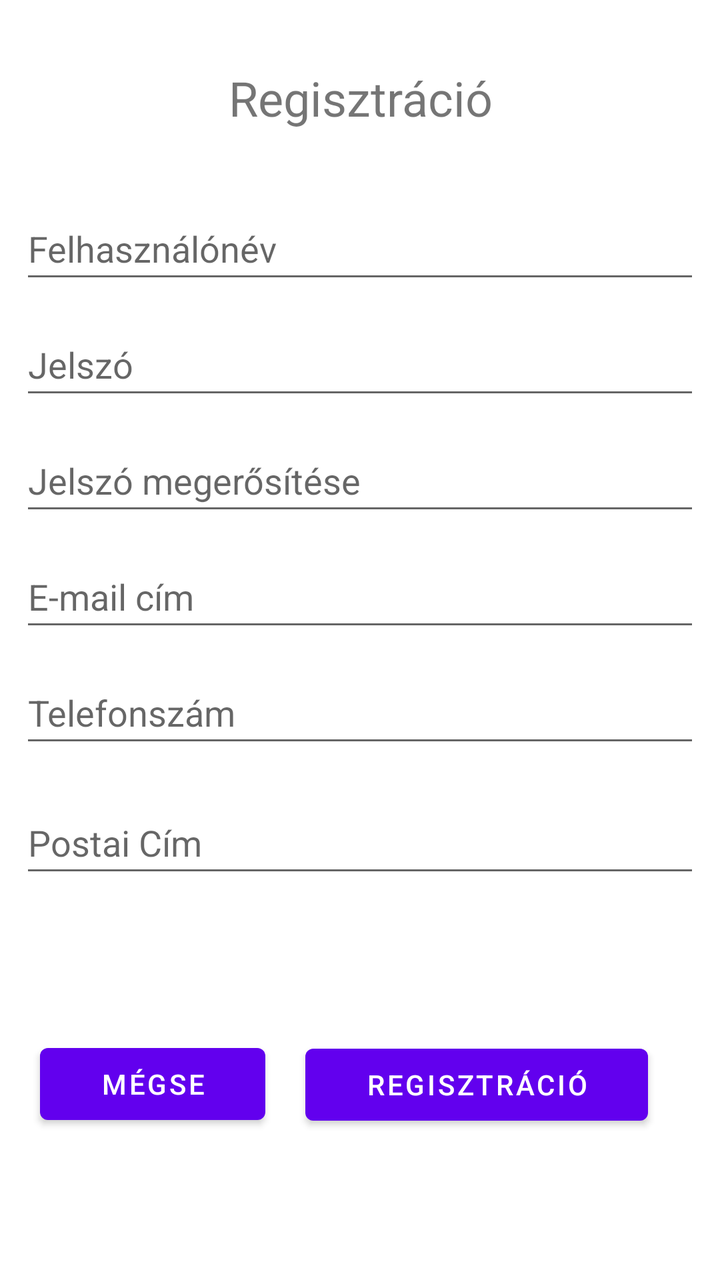
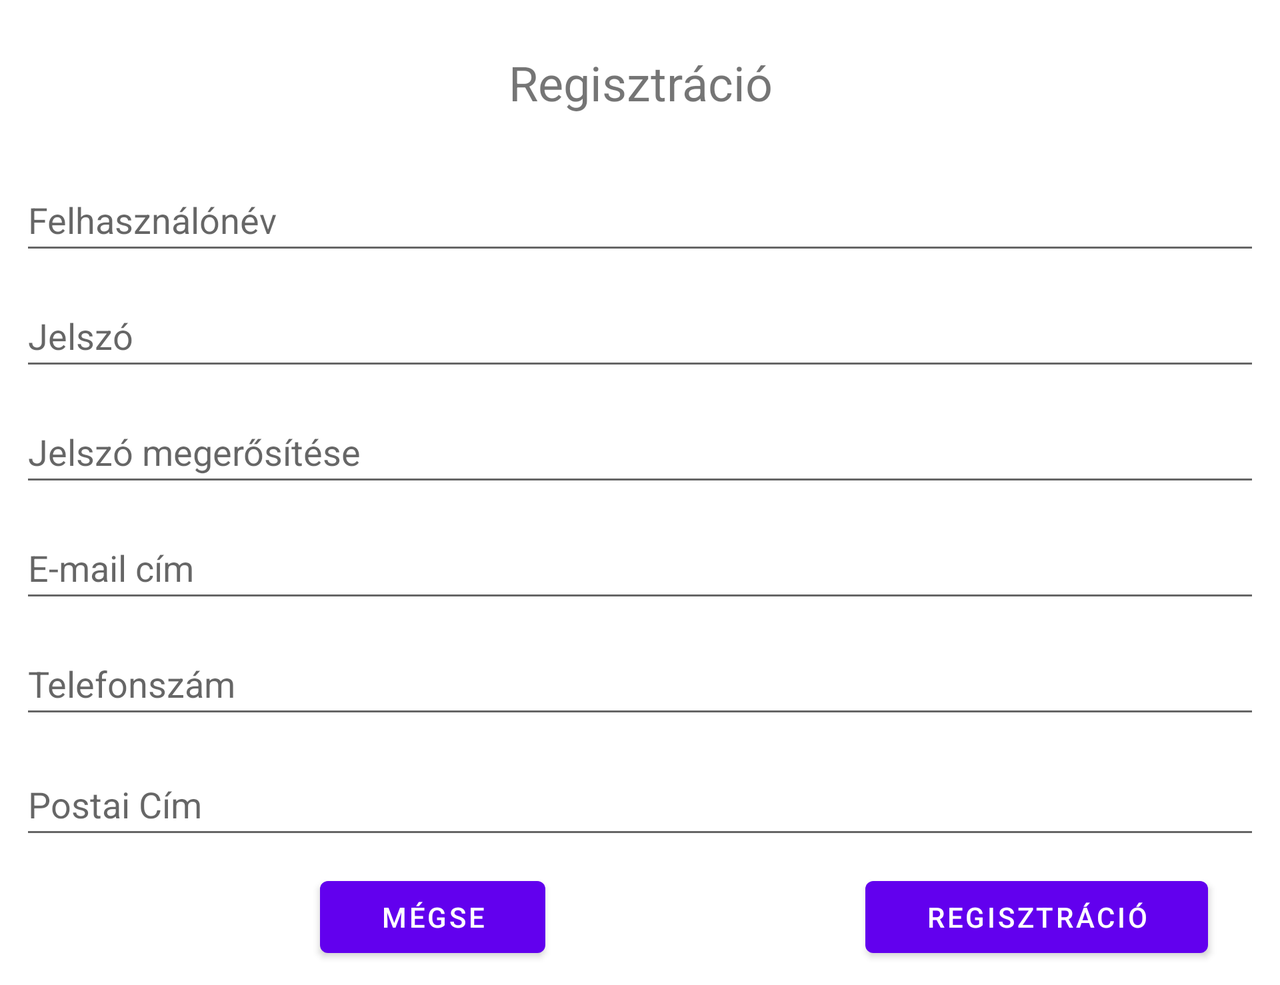

Compare how this app lays out the same screen by default and in its alternative resource folder. The renders come first, then the two layout files and the values they reference.
<!-- AndroidManifest.xml: application theme Theme.Kotprog -->
<!-- res/layout/activity_register.xml -->
<?xml version="1.0" encoding="utf-8"?>
<androidx.constraintlayout.widget.ConstraintLayout xmlns:android="http://schemas.android.com/apk/res/android"
    xmlns:app="http://schemas.android.com/apk/res-auto"
    xmlns:tools="http://schemas.android.com/tools"
    android:layout_width="match_parent"
    android:layout_height="match_parent"
    tools:context=".RegisterActivity">

    <TextView
        android:id="@+id/textView"
        android:layout_width="match_parent"
        android:layout_height="wrap_content"
        android:ems="10"
        android:text="@string/register_hu"
        android:textAlignment="center"
        android:textSize="24sp"
        app:layout_constraintBottom_toBottomOf="parent"
        app:layout_constraintEnd_toEndOf="parent"
        app:layout_constraintHorizontal_bias="0.0"
        app:layout_constraintStart_toStartOf="parent"
        app:layout_constraintTop_toTopOf="parent"
        app:layout_constraintVertical_bias="0.054" />

    <EditText
        android:id="@+id/editTextUsername"
        android:layout_width="match_parent"
        android:layout_height="48dp"
        android:layout_margin="10dp"
        android:ems="10"
        android:hint="@string/username_hu"
        android:inputType="text"
        app:layout_constraintBottom_toBottomOf="parent"
        app:layout_constraintEnd_toEndOf="parent"
        app:layout_constraintHorizontal_bias="0.526"
        app:layout_constraintStart_toStartOf="parent"
        app:layout_constraintTop_toBottomOf="@+id/textView"
        app:layout_constraintVertical_bias="0.047" />

    <EditText
        android:id="@+id/editTextPassword"
        android:layout_width="match_parent"
        android:layout_height="48dp"
        android:layout_margin="10dp"
        android:ems="10"
        android:hint="@string/password_hu"
        android:inputType="textPassword"
        app:layout_constraintBottom_toBottomOf="parent"
        app:layout_constraintTop_toBottomOf="@+id/editTextUsername"
        app:layout_constraintVertical_bias="0.0"
        tools:layout_editor_absoluteX="10dp" />

    <EditText
        android:id="@+id/editTextEmail"
        android:layout_width="match_parent"
        android:layout_height="48dp"
        android:layout_margin="10dp"
        android:ems="10"
        android:hint="@string/email_hu"
        android:inputType="textEmailAddress"
        app:layout_constraintBottom_toBottomOf="parent"
        app:layout_constraintTop_toBottomOf="@+id/editTextPasswordAgain"
        app:layout_constraintVertical_bias="0.0"
        tools:layout_editor_absoluteX="16dp" />

    <EditText
        android:id="@+id/editTextPasswordAgain"
        android:layout_width="match_parent"
        android:layout_height="48dp"
        android:layout_margin="10dp"
        android:ems="10"
        android:hint="@string/password_again_hu"
        android:inputType="textPassword"
        app:layout_constraintBottom_toBottomOf="parent"
        app:layout_constraintTop_toBottomOf="@+id/editTextPassword"
        app:layout_constraintVertical_bias="0.0"
        tools:layout_editor_absoluteX="9dp" />

    <EditText
        android:id="@+id/editTextPhone"
        android:layout_width="match_parent"
        android:layout_height="48dp"
        android:layout_margin="10dp"
        android:ems="10"
        android:hint="@string/phone_number_hu"
        android:inputType="phone"
        app:layout_constraintBottom_toBottomOf="parent"
        app:layout_constraintTop_toBottomOf="@+id/editTextEmail"
        app:layout_constraintVertical_bias="0.0"
        tools:layout_editor_absoluteX="9dp" />


    <EditText
        android:id="@+id/editTextAdress"
        android:layout_width="match_parent"
        android:layout_height="48dp"
        android:layout_margin="10dp"
        android:layout_marginTop="32dp"
        android:ems="10"
        android:maxLines="3"
        android:hint="@string/postal_adress_hu"
        android:inputType="textMultiLine|textPostalAddress"
        app:layout_constraintBottom_toBottomOf="parent"
        app:layout_constraintTop_toBottomOf="@id/editTextPhone"
        app:layout_constraintVertical_bias="0.037"
        tools:layout_editor_absoluteX="0dp"/>

    <Button
        android:id="@+id/buttonRegister"
        android:layout_width="wrap_content"
        android:layout_height="wrap_content"
        android:layout_marginEnd="36dp"
        android:onClick="register"
        android:paddingHorizontal="30dp"
        android:text="@string/register_hu"
        app:layout_constraintBottom_toBottomOf="parent"
        app:layout_constraintEnd_toEndOf="parent"
        app:layout_constraintTop_toBottomOf="@+id/editTextAdress"
        app:layout_constraintVertical_bias="0.504" />

    <Button
        android:id="@+id/buttonCancel"
        android:layout_width="wrap_content"
        android:layout_height="wrap_content"
        android:layout_margin="10dp"
        android:onClick="cancel"
        android:paddingHorizontal="30dp"
        android:text="@string/cancel_hu"
        app:layout_constraintBottom_toBottomOf="parent"
        app:layout_constraintEnd_toStartOf="@+id/buttonRegister"
        app:layout_constraintStart_toStartOf="parent"
        app:layout_constraintTop_toBottomOf="@+id/editTextAdress" />



</androidx.constraintlayout.widget.ConstraintLayout>
<!-- resources referenced by this layout -->
<resources>
  <string name="cancel_hu">Mégse</string>
  <string name="email_hu">E-mail cím</string>
  <string name="password_again_hu">Jelszó megerősítése</string>
  <string name="password_hu">Jelszó</string>
  <string name="phone_number_hu">Telefonszám</string>
  <string name="postal_adress_hu">Postai Cím</string>
  <string name="register_hu">Regisztráció</string>
  <string name="username_hu">Felhasználónév</string>
  <style name="Theme.Kotprog" parent="Theme.MaterialComponents.DayNight.DarkActionBar">
          
          <item name="colorPrimary">@color/purple_500</item>
          <item name="colorPrimaryVariant">@color/purple_700</item>
          <item name="colorOnPrimary">@color/white</item>
          
          <item name="colorSecondary">@color/teal_200</item>
          <item name="colorSecondaryVariant">@color/teal_700</item>
          <item name="colorOnSecondary">@color/black</item>
          
          <item name="android:statusBarColor">?attr/colorPrimaryVariant</item>
          
  
          
          <item name="android:windowActivityTransitions">true</item>
  
          
          <item name="android:windowEnterTransition">@transition/explode</item>
          <item name="android:windowExitTransition">@transition/explode</item>
  
          
          <item name="android:windowSharedElementEnterTransition">
              @transition/change_image_transform</item>
          <item name="android:windowSharedElementExitTransition">
              @transition/change_image_transform</item>
  
      </style>
</resources>
<!-- res/layout-land/activity_register.xml (the repository's variant of the layout above) -->
<!-- drawn on the phone turned sideways -->
<?xml version="1.0" encoding="utf-8"?>
<androidx.core.widget.NestedScrollView xmlns:android="http://schemas.android.com/apk/res/android"
    xmlns:app="http://schemas.android.com/apk/res-auto"
    xmlns:tools="http://schemas.android.com/tools"
    android:layout_width="match_parent"
    android:layout_height="match_parent"
    tools:context=".RegisterActivity">

    <androidx.constraintlayout.widget.ConstraintLayout
        android:layout_width="match_parent"
        android:layout_height="match_parent">
    <TextView
        android:id="@+id/textView"
        android:layout_width="match_parent"
        android:layout_height="wrap_content"
        android:ems="10"
        android:text="@string/register_hu"
        android:textAlignment="center"
        android:textSize="24sp"
        app:layout_constraintBottom_toBottomOf="parent"
        app:layout_constraintEnd_toEndOf="parent"
        app:layout_constraintHorizontal_bias="0.0"
        app:layout_constraintStart_toStartOf="parent"
        app:layout_constraintTop_toTopOf="parent"
        app:layout_constraintVertical_bias="0.054" />

    <EditText
        android:id="@+id/editTextUsername"
        android:layout_width="match_parent"
        android:layout_height="48dp"
        android:layout_margin="10dp"
        android:ems="10"
        android:hint="@string/username_hu"
        android:inputType="text"
        app:layout_constraintBottom_toBottomOf="parent"
        app:layout_constraintEnd_toEndOf="parent"
        app:layout_constraintHorizontal_bias="0.526"
        app:layout_constraintStart_toStartOf="parent"
        app:layout_constraintTop_toBottomOf="@+id/textView"
        app:layout_constraintVertical_bias="0.047" />

    <EditText
        android:id="@+id/editTextPassword"
        android:layout_width="match_parent"
        android:layout_height="48dp"
        android:layout_margin="10dp"
        android:ems="10"
        android:hint="@string/password_hu"
        android:inputType="textPassword"
        app:layout_constraintBottom_toBottomOf="parent"
        app:layout_constraintTop_toBottomOf="@+id/editTextUsername"
        app:layout_constraintVertical_bias="0.0"
        tools:layout_editor_absoluteX="10dp" />

    <EditText
        android:id="@+id/editTextEmail"
        android:layout_width="match_parent"
        android:layout_height="48dp"
        android:layout_margin="10dp"
        android:ems="10"
        android:hint="@string/email_hu"
        android:inputType="textEmailAddress"
        app:layout_constraintBottom_toBottomOf="parent"
        app:layout_constraintTop_toBottomOf="@+id/editTextPasswordAgain"
        app:layout_constraintVertical_bias="0.0"
        tools:layout_editor_absoluteX="16dp" />

    <EditText
        android:id="@+id/editTextPasswordAgain"
        android:layout_width="match_parent"
        android:layout_height="48dp"
        android:layout_margin="10dp"
        android:ems="10"
        android:hint="@string/password_again_hu"
        android:inputType="textPassword"
        app:layout_constraintBottom_toBottomOf="parent"
        app:layout_constraintTop_toBottomOf="@+id/editTextPassword"
        app:layout_constraintVertical_bias="0.0"
        tools:layout_editor_absoluteX="9dp" />

    <EditText
        android:id="@+id/editTextPhone"
        android:layout_width="match_parent"
        android:layout_height="48dp"
        android:layout_margin="10dp"
        android:ems="10"
        android:hint="@string/phone_number_hu"
        android:inputType="phone"
        app:layout_constraintBottom_toBottomOf="parent"
        app:layout_constraintTop_toBottomOf="@+id/editTextEmail"
        app:layout_constraintVertical_bias="0.0"
        tools:layout_editor_absoluteX="9dp" />


    <EditText
        android:id="@+id/editTextAdress"
        android:layout_width="match_parent"
        android:layout_height="48dp"
        android:layout_margin="10dp"
        android:layout_marginTop="32dp"
        android:ems="10"
        android:maxLines="3"
        android:hint="@string/postal_adress_hu"
        android:inputType="textMultiLine|textPostalAddress"
        app:layout_constraintBottom_toBottomOf="parent"
        app:layout_constraintTop_toBottomOf="@id/editTextPhone"
        app:layout_constraintVertical_bias="0.037"
        tools:layout_editor_absoluteX="0dp"/>

    <Button
        android:id="@+id/buttonRegister"
        android:layout_width="wrap_content"
        android:layout_height="wrap_content"
        android:layout_marginEnd="36dp"
        android:onClick="register"
        android:paddingHorizontal="30dp"
        android:text="@string/register_hu"
        app:layout_constraintBottom_toBottomOf="parent"
        app:layout_constraintEnd_toEndOf="parent"
        app:layout_constraintTop_toBottomOf="@+id/editTextAdress"
        app:layout_constraintVertical_bias="0.504" />

    <Button
        android:id="@+id/buttonCancel"
        android:layout_width="wrap_content"
        android:layout_height="wrap_content"
        android:layout_margin="10dp"
        android:onClick="cancel"
        android:paddingHorizontal="30dp"
        android:text="@string/cancel_hu"
        app:layout_constraintBottom_toBottomOf="parent"
        app:layout_constraintEnd_toStartOf="@+id/buttonRegister"
        app:layout_constraintStart_toStartOf="parent"
        app:layout_constraintTop_toBottomOf="@+id/editTextAdress" />

    </androidx.constraintlayout.widget.ConstraintLayout>
</androidx.core.widget.NestedScrollView>
